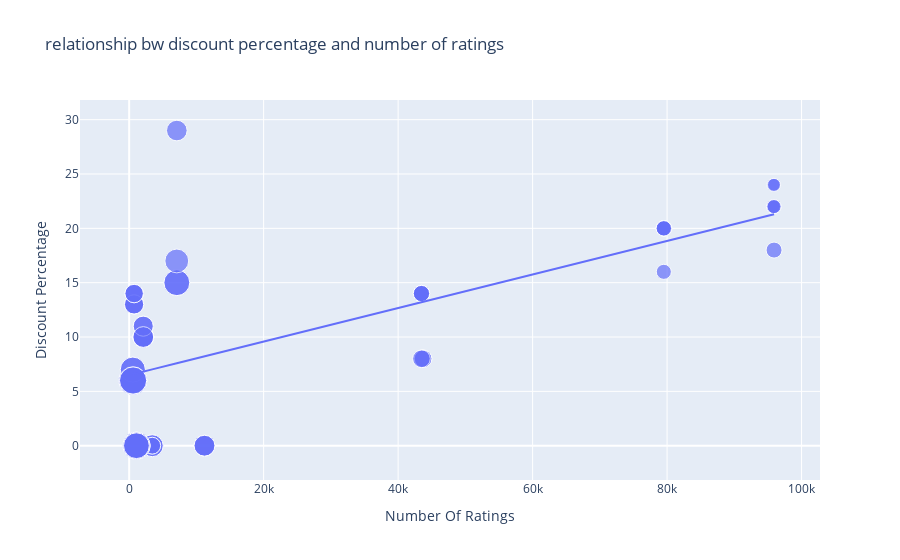

Notebook code cell kept with this figure:
### Code cell
figure = px.scatter(data_frame = data, x= "Number Of Ratings",
                   y= "Discount Percentage", size = "Sale Price", trendline = "ols",
                   title= "relationship bw discount percentage and number of ratings")
figure.show()

### Figure 1 — Plotly figure (JSON) as saved in the notebook; plotly's stock layout.template omitted (floating-point values rounded to 4 significant figures)
{"data": [{"hovertemplate": "Number Of Ratings=%{x}<br>Discount Percentage=%{y}<br>Sale Price=%{marker.size}<extra></extra>", "legendgroup": "", "marker": {"color": "#636efa", "size": [49900, 84900, 84900, 77000, 77000, 49900, 49900, 77000, 89900, 41999, 39999, 41999, 41999, 41999, 131900, 117100, 131900, 117100, 74999, 117900, 117100, 117900, 99900, 44999, 140900, 130900, 64900, 120900, 59900, 75900, 110900, 130900, 120900, 64900, 64900, 75900, 75900, 120900, 59900, 120900, 75900, 140900, 70900, 70900, 75900, 59900, 110900, 120900, 130900, 130900, 54999, 54999, 29999, 34999, 34999, 34999, 54999, 29999, 46999, 46999, 46999, 46999], "sizemode": "area", "sizeref": 352.2, "symbol": "circle"}, "mode": "markers", "name": "", "orientation": "v", "showlegend": false, "type": "scatter", "x": [3431, 3431, 3431, 11202, 11202, 3431, 3431, 11202, 1454, 79512, 79512, 79582, 79512, 79512, 1078, 1078, 1078, 1078, 7088, 7088, 1078, 7088, 7081, 95909, 542, 580, 740, 545, 740, 2101, 545, 580, 580, 730, 730, 2101, 2101, 580, 740, 580, 2092, 545, 2101, 2092, 2101, 740, 545, 580, 580, 580, 43707, 43707, 95807, 95909, 95807, 95909, 43470, 95909, 43470, 43470, 43470, 43470], "xaxis": "x", "y": [0, 0, 0, 0, 0, 0, 0, 0, 0, 20, 16, 20, 20, 20, 0, 0, 0, 0, 29, 15, 0, 15, 17, 18, 6, 6, 13, 6, 14, 10, 7, 6, 6, 13, 13, 10, 10, 6, 14, 6, 10, 6, 11, 11, 10, 14, 7, 6, 6, 6, 8, 8, 24, 22, 22, 22, 8, 24, 14, 14, 14, 14], "yaxis": "y"}, {"hovertemplate": "<b>OLS trendline</b><br>Discount Percentage = 0.000154292 * Number Of Ratings + 6.49233<br>R<sup>2</sup>=0.468988<br><br>Number Of Ratings=%{x}<br>Discount Percentage=%{y} <b>(trend)</b><extra></extra>", "legendgroup": "", "marker": {"color": "#636efa", "symbol": "circle"}, "mode": "lines", "name": "", "showlegend": false, "type": "scatter", "x": [542, 545, 545, 545, 545, 580, 580, 580, 580, 580, 580, 580, 580, 730, 730, 740, 740, 740, 740, 1078, 1078, 1078, 1078, 1078, 1454, 2092, 2092, 2101, 2101, 2101, 2101, 2101, 3431, 3431, 3431, 3431, 3431, 7081, 7088, 7088, 7088, 11202, 11202, 11202, 43470, 43470, 43470, 43470, 43470, 43707, 43707, 79512, 79512, 79512, 79512, 79582, 95807, 95807, 95909, 95909, 95909, 95909], "xaxis": "x", "y": [6.576, 6.576, 6.576, 6.576, 6.576, 6.582, 6.582, 6.582, 6.582, 6.582, 6.582, 6.582, 6.582, 6.605, 6.605, 6.607, 6.607, 6.607, 6.607, 6.659, 6.659, 6.659, 6.659, 6.659, 6.717, 6.815, 6.815, 6.816, 6.816, 6.816, 6.816, 6.816, 7.022, 7.022, 7.022, 7.022, 7.022, 7.585, 7.586, 7.586, 7.586, 8.221, 8.221, 8.221, 13.2, 13.2, 13.2, 13.2, 13.2, 13.24, 13.24, 18.76, 18.76, 18.76, 18.76, 18.77, 21.27, 21.27, 21.29, 21.29, 21.29, 21.29], "yaxis": "y"}], "layout": {"autosize": true, "legend": {"itemsizing": "constant", "tracegroupgap": 0}, "title": {"text": "relationship bw discount percentage and number of ratings"}, "xaxis": {"anchor": "y", "autorange": true, "domain": [0, 1], "range": [-6778.0, 102400.0], "title": {"text": "Number Of Ratings"}, "type": "linear"}, "yaxis": {"anchor": "x", "autorange": true, "domain": [0, 1], "range": [-5.213, 33.41], "title": {"text": "Discount Percentage"}, "type": "linear"}}}
